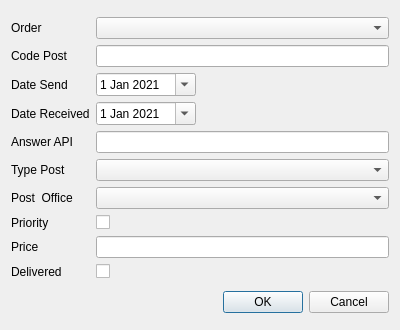
<?xml version="1.0" encoding="UTF-8"?>
<ui version="4.0">
 <class>ThePostForm</class>
 <widget class="QWidget" name="ThePostForm">
  <property name="geometry">
   <rect>
    <x>0</x>
    <y>0</y>
    <width>400</width>
    <height>330</height>
   </rect>
  </property>
  <property name="minimumSize">
   <size>
    <width>400</width>
    <height>0</height>
   </size>
  </property>
  <property name="windowTitle">
   <string>Post</string>
  </property>
  <layout class="QGridLayout" name="gridLayout_2">
   <item row="0" column="0">
    <layout class="QGridLayout" name="gridLayout">
     <item row="2" column="1">
      <widget class="QDateEdit" name="dateEditSend">
       <property name="maximumSize">
        <size>
         <width>100</width>
         <height>16777215</height>
        </size>
       </property>
       <property name="calendarPopup">
        <bool>true</bool>
       </property>
       <property name="date">
        <date>
         <year>2021</year>
         <month>1</month>
         <day>1</day>
        </date>
       </property>
      </widget>
     </item>
     <item row="5" column="0">
      <widget class="QLabel" name="label_6">
       <property name="text">
        <string>Type Post</string>
       </property>
      </widget>
     </item>
     <item row="7" column="0">
      <widget class="QLabel" name="label_8">
       <property name="text">
        <string>Priority</string>
       </property>
      </widget>
     </item>
     <item row="7" column="1">
      <widget class="QCheckBox" name="checkBoxPriority">
       <property name="text">
        <string/>
       </property>
      </widget>
     </item>
     <item row="4" column="0">
      <widget class="QLabel" name="label_5">
       <property name="text">
        <string>Answer API</string>
       </property>
      </widget>
     </item>
     <item row="0" column="1">
      <widget class="QComboBox" name="comboBoxOrderPost"/>
     </item>
     <item row="2" column="0">
      <widget class="QLabel" name="label_3">
       <property name="text">
        <string>Date Send</string>
       </property>
      </widget>
     </item>
     <item row="0" column="0">
      <widget class="QLabel" name="label">
       <property name="text">
        <string>Order</string>
       </property>
      </widget>
     </item>
     <item row="1" column="0">
      <widget class="QLabel" name="label_2">
       <property name="text">
        <string>Code Post</string>
       </property>
      </widget>
     </item>
     <item row="6" column="0">
      <widget class="QLabel" name="label_7">
       <property name="text">
        <string>Post  Office</string>
       </property>
      </widget>
     </item>
     <item row="8" column="1">
      <widget class="QLineEdit" name="lineEditPrice"/>
     </item>
     <item row="1" column="1">
      <widget class="QLineEdit" name="lineEditCodePost"/>
     </item>
     <item row="5" column="1">
      <widget class="QComboBox" name="comboBoxTypePost"/>
     </item>
     <item row="8" column="0">
      <widget class="QLabel" name="label_9">
       <property name="text">
        <string>Price</string>
       </property>
      </widget>
     </item>
     <item row="6" column="1">
      <widget class="QComboBox" name="comboBoxOffice"/>
     </item>
     <item row="4" column="1">
      <widget class="QLineEdit" name="lineEditAnswer_API"/>
     </item>
     <item row="3" column="0">
      <widget class="QLabel" name="label_4">
       <property name="text">
        <string>Date Received</string>
       </property>
      </widget>
     </item>
     <item row="3" column="1">
      <widget class="QDateEdit" name="dateEditReceived">
       <property name="maximumSize">
        <size>
         <width>100</width>
         <height>16777215</height>
        </size>
       </property>
       <property name="calendarPopup">
        <bool>true</bool>
       </property>
       <property name="date">
        <date>
         <year>2021</year>
         <month>1</month>
         <day>1</day>
        </date>
       </property>
      </widget>
     </item>
     <item row="9" column="0">
      <widget class="QLabel" name="label_10">
       <property name="text">
        <string>Delivered</string>
       </property>
      </widget>
     </item>
     <item row="9" column="1">
      <widget class="QCheckBox" name="checkBoxDelivered">
       <property name="text">
        <string/>
       </property>
      </widget>
     </item>
    </layout>
   </item>
   <item row="1" column="0">
    <widget class="QDialogButtonBox" name="buttonBox">
     <property name="standardButtons">
      <set>QDialogButtonBox::Cancel|QDialogButtonBox::Ok</set>
     </property>
    </widget>
   </item>
  </layout>
 </widget>
 <resources/>
 <connections/>
</ui>
